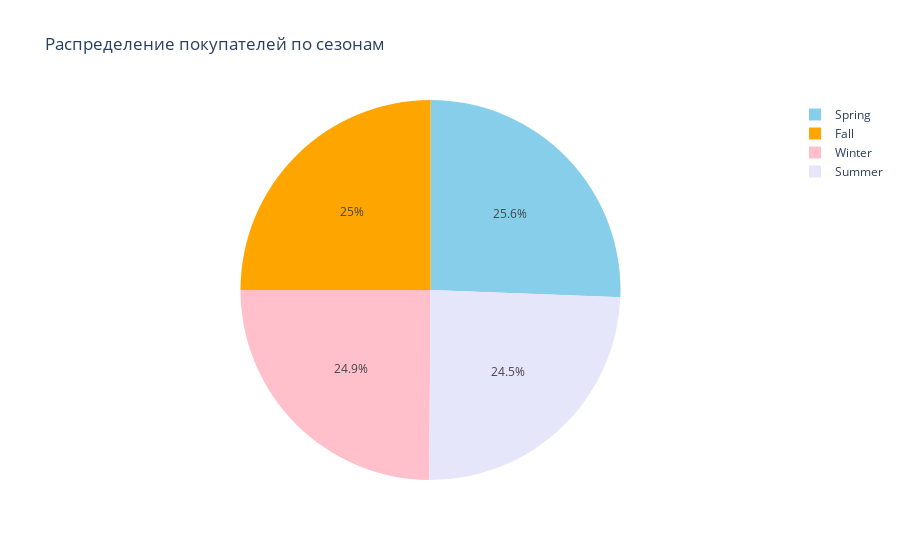

Notebook cell for this chart:
### Markdown cell above
Самый дорог товар купил мужчина в возрасте 20 лет

### Code cell
seasonal_counts = df['Season'].value_counts().reset_index()
seasonal_counts.columns = ['Season', 'Count'] 
fig = px.pie(seasonal_counts, names='Season', values='Count', title='Распределение покупателей по сезонам', color_discrete_sequence=['skyblue', 'orange', 'pink', 'lavender'])
fig.show()

### Figure 1 — Plotly figure (JSON) as saved in the notebook; plotly's stock layout.template omitted (floating-point values rounded to 4 significant figures)
{"data": [{"domain": {"x": [0, 1], "y": [0, 1]}, "hovertemplate": "Season=%{label}<br>Count=%{value}<extra></extra>", "labels": ["Spring", "Fall", "Winter", "Summer"], "legendgroup": "", "name": "", "showlegend": true, "type": "pie", "values": [999, 975, 971, 955]}], "layout": {"autosize": true, "legend": {"tracegroupgap": 0}, "piecolorway": ["skyblue", "orange", "pink", "lavender"], "title": {"text": "Распределение покупателей по сезонам"}}}
